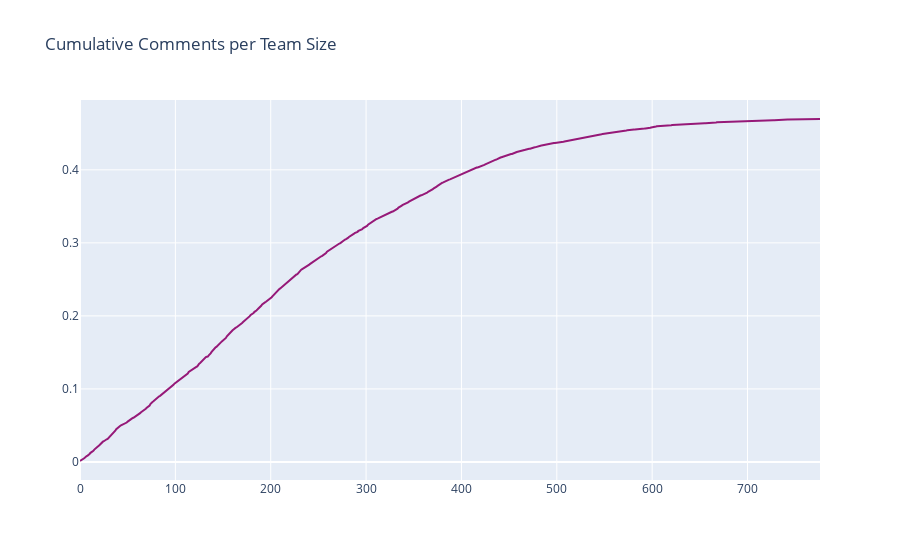

The notebook cell saved with this chart:
### Code cell
# Comments per Team Size
cumsum = np.cumsum(df.comments)
trace = go.Scatter(x=[i for i in range(len(cumsum))], 
                   y=10*cumsum/np.linalg.norm(cumsum),
                marker=dict(color='rgb(150, 25, 120)'))
layout = go.Layout(title="Cumulative Comments per Team Size")
fig = go.Figure(data=go.Data([trace]), layout=layout)
py.iplot(fig, filename='cdf-dataset');

### Figure 1 — Plotly figure (JSON) as saved in the notebook; plotly's stock layout.template omitted (floating-point values rounded to 4 significant figures; data arrays with more than 128 entries replaced by an {"elided": "..."} marker saying what was removed)
{"data": [{"marker": {"color": "rgb(150, 25, 120)"}, "type": "scatter", "x": {"elided": "777 int values"}, "y": {"elided": "777 float values"}}], "layout": {"autosize": true, "title": {"text": "Cumulative Comments per Team Size"}, "xaxis": {"autorange": true, "range": [0, 776], "type": "linear"}, "yaxis": {"autorange": true, "range": [-0.02472, 0.4956], "type": "linear"}}}
